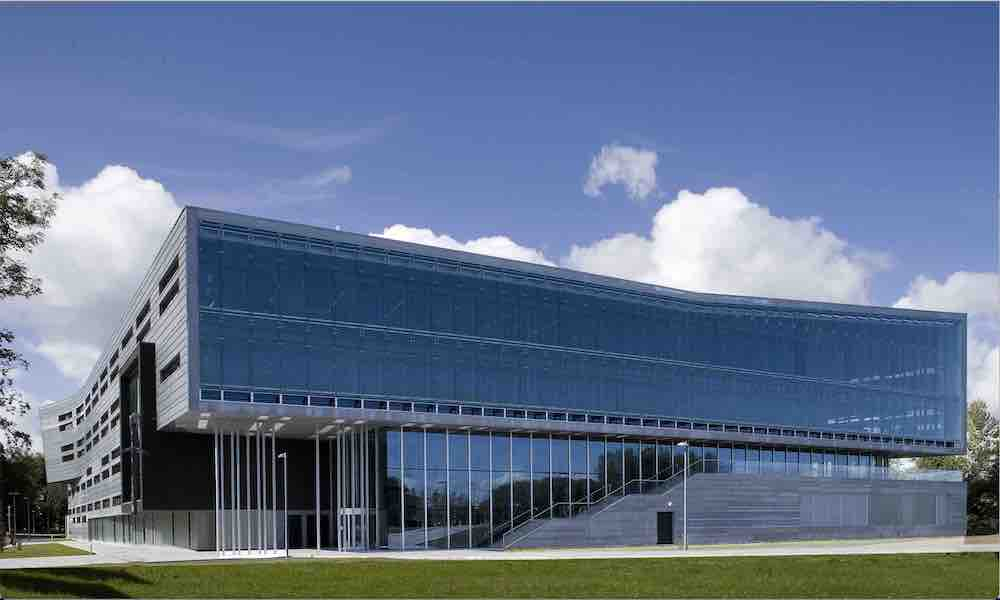
%> input picture Year 2/CT248 - Introduction to Modeling/3-rd-assignment/Engineering-Building.jpg, 1000 x 600 px
$ octave untitled.m   (GNU Octave 9; MATLAB toolbox functions it lacks are replaced by stand-ins)
%> lines starting %> are read from the running program, lines starting %| are printed output that depends on the picture; in (x1, y1, x2, y2) boxes, pixels count from 0 and x2, y2 are one past the last pixel; in counts of white or black regions, pixels touching at a corner belong together; the program's own positions count from 1
clear;
pic = imread('Engineering-Building.jpg');
%> pic is the input picture: size 600x1000x3 uint8; mean R, G, B 96.8, 113.2, 141.1

GrayScale = pic2grayscale(pic);

transformed_image = transform_pic(GrayScale);

T_50 = transform_threshold(GrayScale, 50);
T_75 = transform_threshold(GrayScale, 75);
T_100 = transform_threshold(GrayScale, 100);

subplot(3, 2, 1); imshow(pic); title('Original');
subplot(3, 2, 2); imshow(GrayScale); title('Grayscale');
subplot(3, 2, 3); imshow(transformed_image); title('Transformed');
subplot(3, 2, 4); imshow(T_50); title('Binary Threshold 50');
subplot(3, 2, 5); imshow(T_75); title('Binary Threshold 75');
subplot(3, 2, 6); imshow(T_100); title('Binary Threshold 100');


function T_picture = transform_threshold(pic, T)
    T_picture = pic >= T;
end


function picture = pic2grayscale(RGB_IMAGE)
    alpha = 0.2989;
    beta = 0.5870;
    gamma = 0.1140;

    picture = alpha * RGB_IMAGE(:,:,1) + beta * RGB_IMAGE(:,:,2) + gamma * RGB_IMAGE(:,:,3);
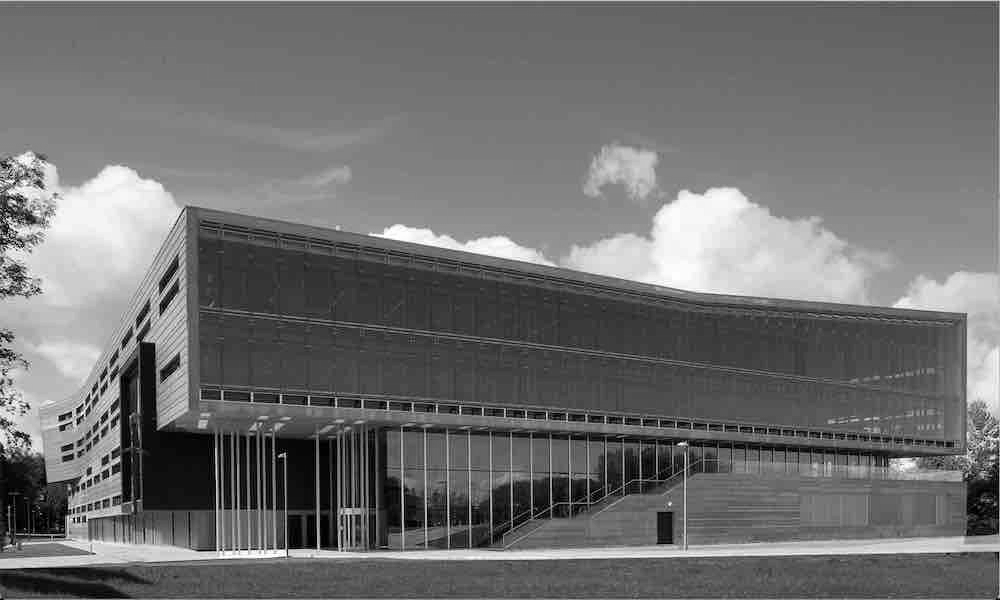
%> picture: size 600x1000 uint8; min 0, max 255, mean 111.4

end

function transformed_image = transform_pic(image)

    m = -255/255;
    b = 255;

    transformed_image = m*double(image) + b;
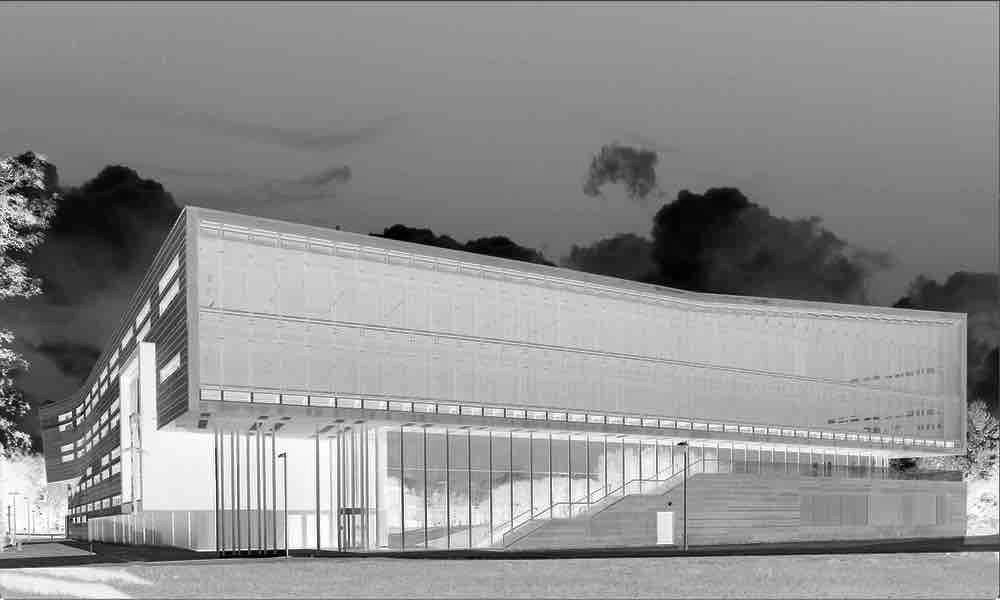
%> transformed_image: size 600x1000 double; min 0, max 255, mean 143.6

    transformed_image = uint8(transformed_image);
%> transformed_image: size 600x1000 uint8
%> in transform_threshold, `T_picture = pic >= T;`:
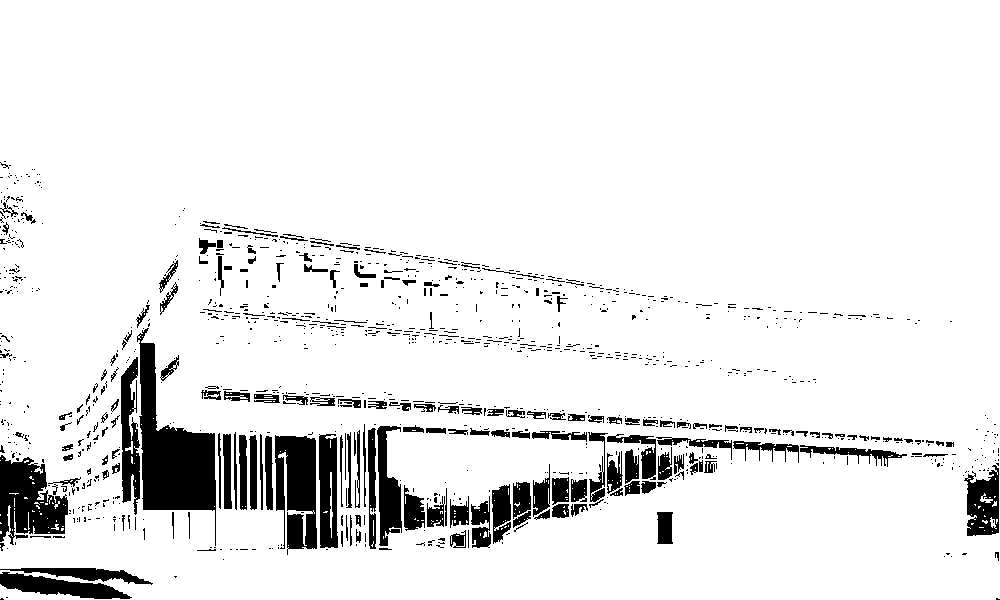
%> T_picture: size 600x1000 logical; 91.5% white; 1117 black regions (910 under 20 px), largest, box (x1, y1, x2, y2) and area: (137, 328, 216, 546) 7240, (0, 455, 68, 545) 3796, (275, 435, 317, 555) 3791
%> call 2 of transform_threshold, with T = 75
%> in transform_threshold (call 2), `T_picture = pic >= T;`:
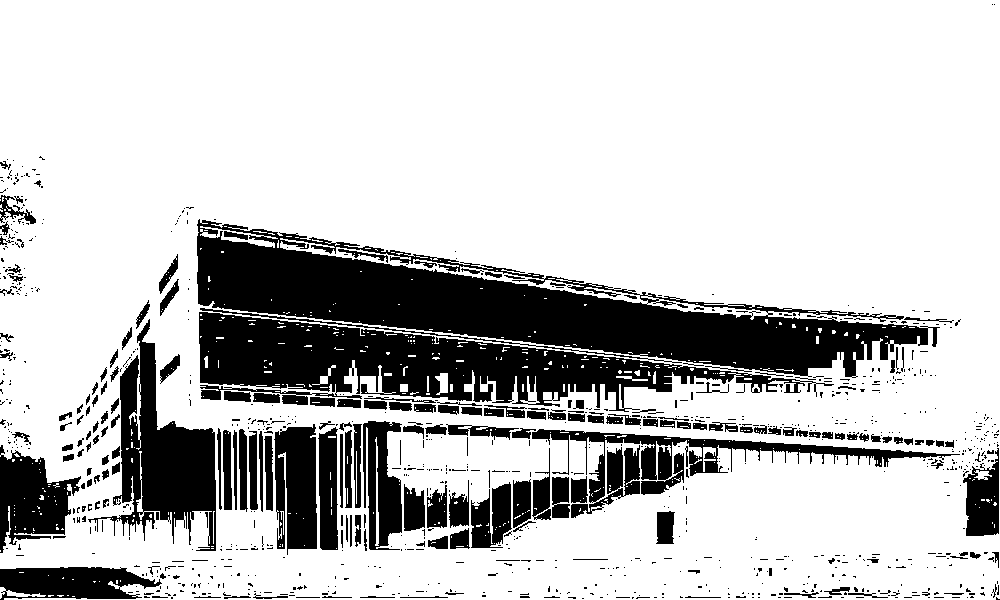
%> T_picture: size 600x1000 logical; 77.3% white; 996 black regions (792 under 20 px), largest, box (x1, y1, x2, y2) and area: (197, 219, 940, 378) 43010, (199, 312, 834, 412) 26032, (88, 319, 216, 551) 11110
%> call 3 of transform_threshold, with T = 100
%> in transform_threshold (call 3), `T_picture = pic >= T;`:
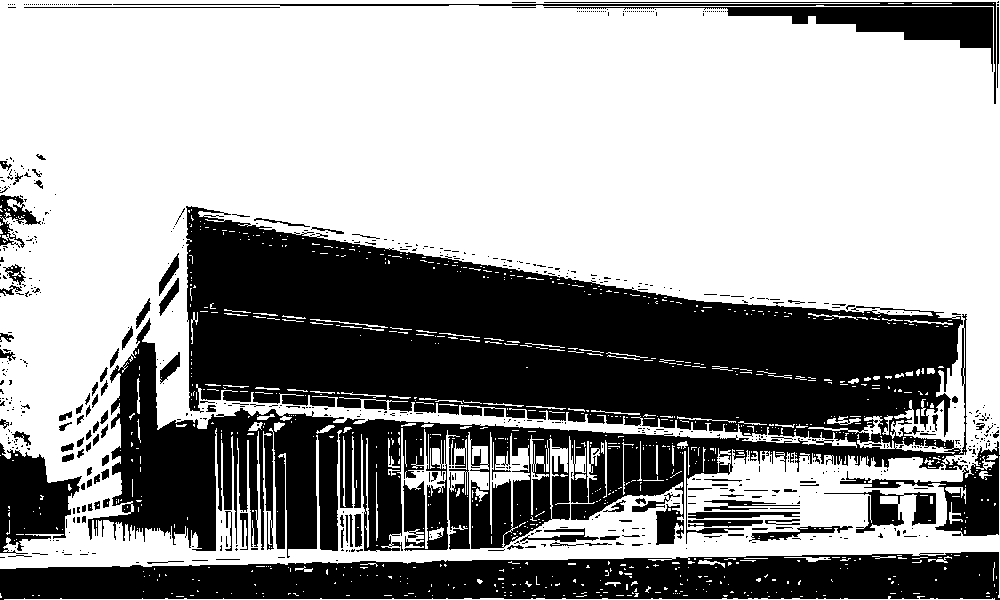
%> T_picture: size 600x1000 logical; 61.3% white; 723 black regions (605 under 20 px), largest, box (x1, y1, x2, y2) and area: (88, 206, 967, 558) 164411, (0, 552, 1000, 600) 36954, (544, 7, 993, 72) 6270

end
